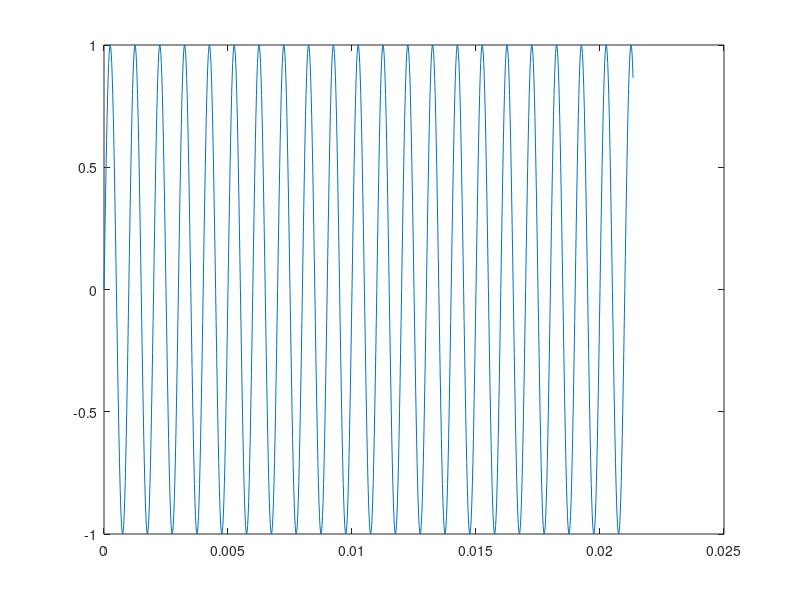

This chart was generated by the following MATLAB code:
%% Setup Variables
fs      = 48e3; 
samples = 1024;
A       = 1;
f       = 1000;

%% Create Wave
total_time = samples/fs;
% Time
t = [0:1/fs:total_time];
% Data
y = A*sin(2*pi*f*t);
plot(t,y)
